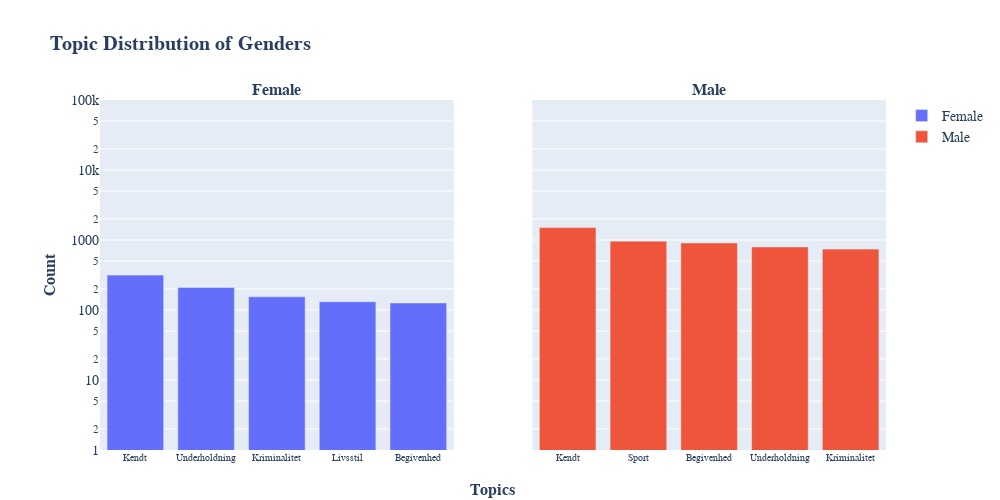

The notebook cell this image was saved under:
### Markdown cell above
### Topics

### Code cell
# Get all the unique topics
topic_list = unique_subset_topics(df)
unique_topics = sorted(topic_list)

topic_feature_bar_distribution(
    df_ = df, feature_ = 'gender', yrange = [0, 5],
    topic_list_ = unique_topics , subplot_titles_ = ['<b>Female<b>', '<b>Male<b>'],
    xaxis_title = '<b>Topics<b>', yaxis_title = '<b>Count<b>',
    title_ = '<b>Topic Distribution of Genders<b>',
    height_ = 500, width_ = 1000
    )

### Figure 1 — Plotly figure (JSON) as saved in the notebook; plotly's stock layout.template omitted (floating-point values rounded to 4 significant figures)
{"data": [{"name": "Female", "type": "bar", "x": ["Kendt", "Underholdning", "Kriminalitet", "Livsstil", "Begivenhed"], "xaxis": "x", "y": [315, 210, 154, 131, 126], "yaxis": "y"}, {"name": "Male", "type": "bar", "x": ["Kendt", "Sport", "Begivenhed", "Underholdning", "Kriminalitet"], "xaxis": "x2", "y": [1504, 963, 906, 795, 741], "yaxis": "y2"}], "layout": {"annotations": [{"font": {"size": 16}, "showarrow": false, "text": "<b>Female<b>", "x": 0.225, "xanchor": "center", "xref": "paper", "y": 1, "yanchor": "bottom", "yref": "paper"}, {"font": {"size": 16}, "showarrow": false, "text": "<b>Male<b>", "x": 0.775, "xanchor": "center", "xref": "paper", "y": 1, "yanchor": "bottom", "yref": "paper"}, {"font": {"size": 16}, "showarrow": false, "text": "<b>Topics<b>", "x": 0.5, "xanchor": "center", "xref": "paper", "y": 0, "yanchor": "top", "yref": "paper", "yshift": -30}, {"font": {"size": 16}, "showarrow": false, "text": "<b>Count<b>", "textangle": -90, "x": 0, "xanchor": "right", "xref": "paper", "xshift": -40, "y": 0.5, "yanchor": "middle", "yref": "paper"}], "font": {"family": "Courier New, monospace", "size": 14}, "height": 500, "margin": {"b": 50, "l": 100, "pad": 0, "r": 50, "t": 100}, "title": {"text": "<b>Topic Distribution of Genders<b>"}, "width": 1000, "xaxis": {"anchor": "y", "domain": [0, 0.45], "tickfont": {"size": 10}}, "xaxis2": {"anchor": "y2", "domain": [0.55, 1], "tickfont": {"size": 10}}, "yaxis": {"anchor": "x", "domain": [0, 1], "range": [0, 5], "type": "log"}, "yaxis2": {"anchor": "x2", "domain": [0, 1], "matches": "y", "range": [0, 5], "showticklabels": false, "type": "log"}}}
